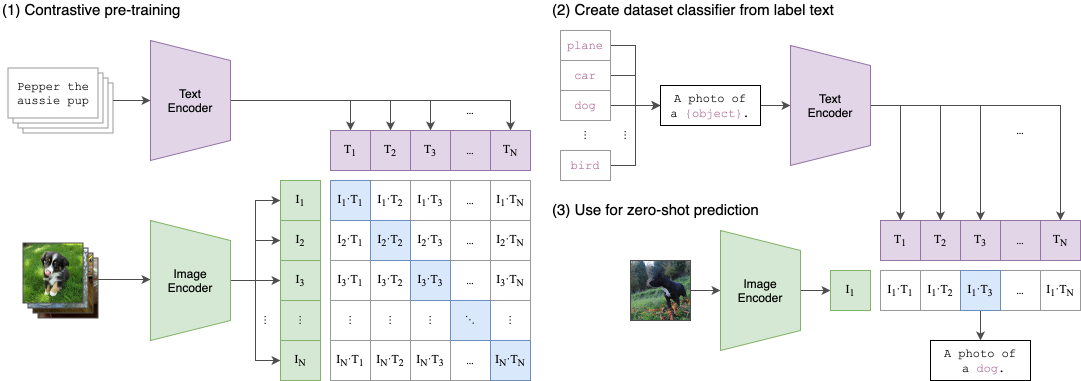
#> input picture QuickInference/CLIP_ReturnFea/CLIP.png, 2162 x 762 px, given as the content of the folder e/notebook/data/group/chendu/dataset/FilterImages/FullImages, which was not available (shown at 1/2 size)
$ python crop_img.py   (older library calls are emulated)
#> lines starting #> are read from the running program, lines starting #| are printed output that depends on the picture; long printed decimals are rounded; pictures that were not available may be replaced by others from this repository, and a replacement may not be noted
import os
import cv2
from PIL import Image
import matplotlib.pyplot as plt
import argparse
import numpy as np
import random
import math


def compute_var(img, args):
    cont_var_thresh = args.cont_var_thresh
    freq_var_thresh = args.freq_var_thresh
    if img.shape[2] == 3:
        img = Image.fromarray(img.astype(np.uint8))
        im_gray = img.convert("L")
        im_gray = np.array(im_gray)
        # im_gray = cv2.cvtColor(img, cv2.COLOR_RGB2GRAY)
    else:
        im_gray = img
    [_, var] = cv2.meanStdDev(im_gray.astype(np.float32))
    freq_var = cv2.Laplacian(im_gray, cv2.CV_8U).var()
    print(f"cont_var is {var[0][0]}, freq_var is {freq_var}.")
    if var[0][0] >= cont_var_thresh and freq_var >= freq_var_thresh:
        return True
    else:
        return False


def main(args):
    os.makedirs(args.save_path, exist_ok=True)
    for dataset_path in args.img_path:
        img_paths = [os.path.join(dataset_path, i) for i in os.listdir(dataset_path)]
        for img_path in img_paths:
            img_name = os.path.splitext(os.path.basename(img_path))[0]
            print(f"img_name is {img_name}")
            img = Image.open(img_path).convert("RGB")
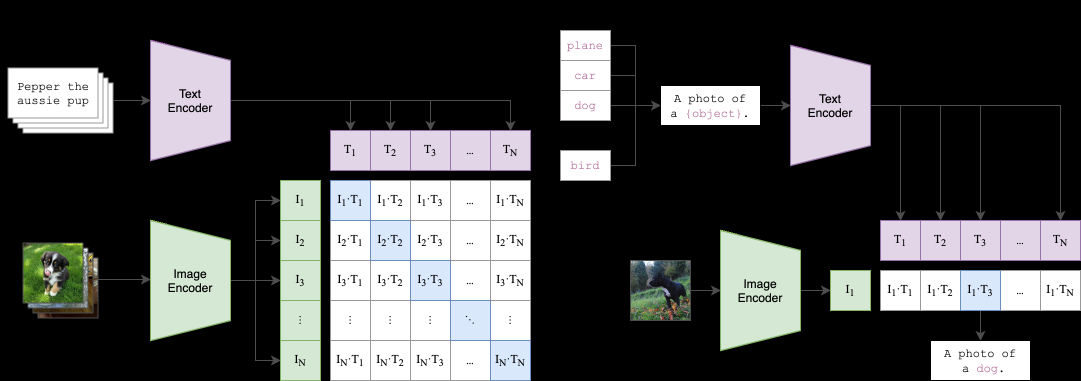
#> img: PIL image 2162x762 RGB (shown at 1/2 size); mean R, G, B 72.5, 73.4, 73.4
            img_np = np.array(img).astype(np.float32)

            h, w, _ = img_np.shape
#> h = 762; w = 2162
            if h >= 2400:
                k = 64
            elif h >= 1200:
                k = 32
            else:
                k = 16
            init_h = random.randint(0, k)
            h_space = np.arange(init_h, h, args.step_size)
#> h_space = [12, 396]
            # [5 lines of commented-out code are left out]

            if w >= 2400:
                k = 64
            elif w >= 1200:
                k = 32
            else:
                k = 16
            init_w = random.randint(0, k)
            w_space = np.arange(init_w, w, args.step_size)
#> w_space = [26, 410, 794, 1178, 1562, 1946]

            for x in h_space:
                for y in w_space:
                    db_x = random.randint(-16, 16)
                    db_y = random.randint(-16, 16)
                    x_ = max(x + db_x, 0)
                    y_ = max(y + db_y, 0)

                    if x_ + args.crop_size < h and y_ + args.crop_size < w:
                        img_np_crop = img_np[x_:x_ + args.crop_size, y_:y_ + args.crop_size, :]
                        img_np_crop = np.ascontiguousarray(img_np_crop)

                        b_img_np_crop = compute_var(img_np_crop, args)
                        if b_img_np_crop:
                            img_np_crop = img_np_crop.astype(np.uint8)
                            img_crop = Image.fromarray(img_np_crop)
                            print(f"x_ is {x_}, y_ is {y_}, original image shape is {h}-{w}")
                            img_crop.save(os.path.join(args.save_path, f"{img_name}x{x_}y{y_}.png"), "PNG", quality = 95)
#> this loop made 2 passes
#| cont_var is 98.619, freq_var is 519.3876201952662.
#| cont_var is 110.359, freq_var is 597.7934431190952.
#| cont_var is 114.156, freq_var is 624.4418462155736.
#| cont_var is 95.908, freq_var is 527.2104390663881.
#| cont_var is 89.616, freq_var is 362.78203710318485.
#> pass 1, in compute_var, `img = Image.fromarray(img.astype(np.uint8))`:
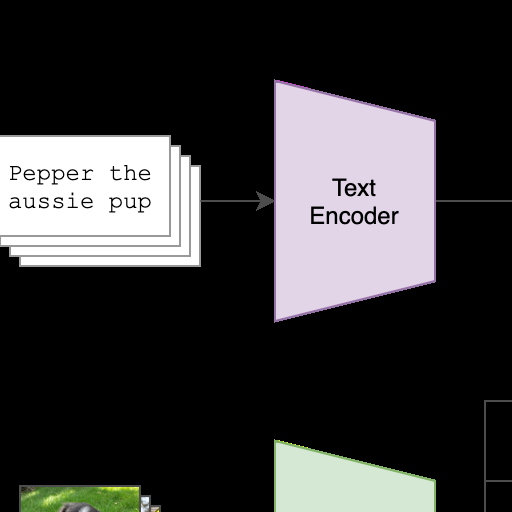
#> img: PIL image 512x512 RGB; mean R, G, B 58.5, 58, 58.7
#> pass 1, in compute_var (call 2), `img = Image.fromarray(img.astype(np.uint8))`:
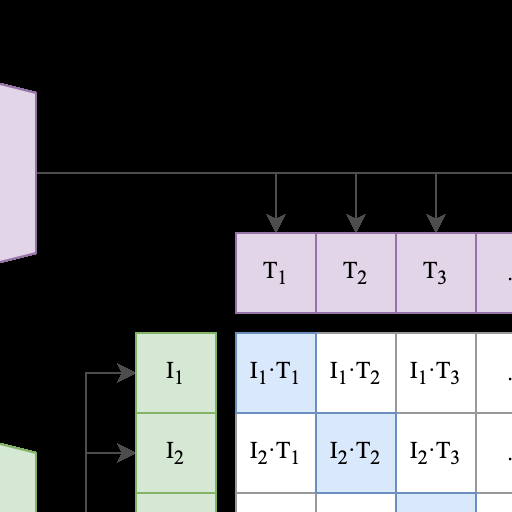
#> img: PIL image 512x512 RGB; mean R, G, B 82.2, 83, 84.9
#> pass 1, in compute_var (call 2), `im_gray = img.convert("L")`:
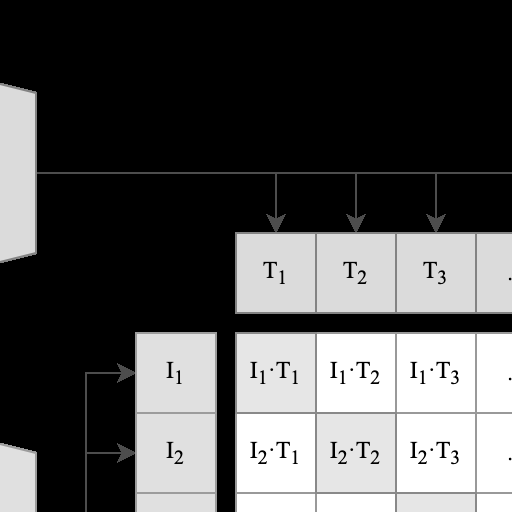
#> im_gray: PIL image 512x512 L; min 0, max 255, mean 83
#> after the loop:
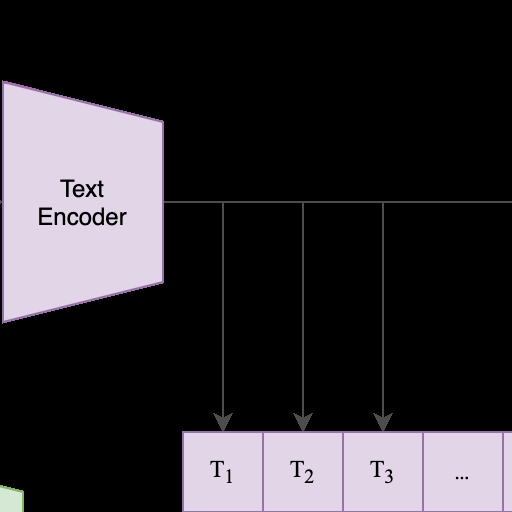
#> img_crop: PIL image 512x512 RGB; mean R, G, B 50.4, 47.5, 51.8


if __name__ == '__main__':
    parser = argparse.ArgumentParser()
    parser.add_argument("--img_path", type = list, default=["/home/notebook/data/group/chendu/dataset/FilterImages/FullImages"])
    parser.add_argument("--save_path", type = str, default="/home/notebook/data/group/chendu/dataset/FilterImages/CropImages")
    parser.add_argument("--crop_size", type = int, default=512)
    parser.add_argument("--step_size", type = int, default=384)
    parser.add_argument("--cont_var_thresh", type = int, default=50)
    parser.add_argument("--freq_var_thresh", type = int, default=50)
    args = parser.parse_args()
    main(args)
